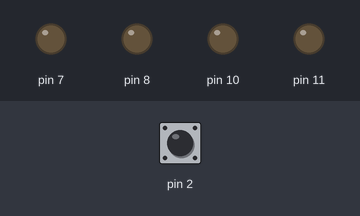
Bench run of a sketch on a simulated Arduino Uno, built with avr-gcc and run on an emulated ATmega328P. Shown: output pins drawn as LEDs (lit = HIGH). Inputs (shaded band) come from the test bench; at power-on: pin 2 HIGH.

Above: at 2.8 s.
2.9 s: pin 2 pulled LOW for 1.2 s
At 3.8 s:
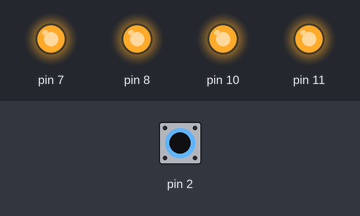
6.5 s: pin 2 pulled LOW for 3.2 s
At 10.4 s:
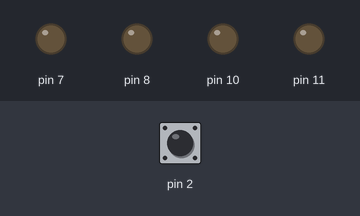
Timing chart, 0 to 11.9 s (numbered marks = the images above; inputs shaded):
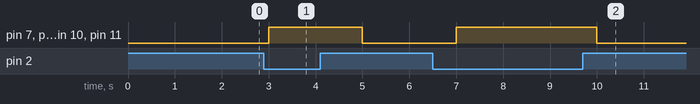

Measured:
- after the input at 2.9 s, pin 7, pin 8, pin 10, pin 11: LOW → HIGH after 0.10 s, → LOW 2.0 s later
- after the input at 6.5 s, pin 7, pin 8, pin 10, pin 11: LOW → HIGH after 0.50 s, → LOW 3.0 s later

The sketch:

OvkVarsHWTest.ino
```cpp
/*
 * Projekt: Overkørsel st. enkeltsporet strækning
 * Produkt: Varslingsanlæg faste tider
 * Version: 0.1
 * Type: Program
 * Programmeret af: Jan Birch
 * Opdateret: 08-04-2021
 * Noter: Programmet bliver brugt til at teste at hardware er monteret korrekt
 * Se koncept og specifikation for en detaljeret beskrivelse af programmet, formål og anvendelse.
 */

// Opsætning af konstanter og specifikationer

// Arduino pins
struct {
  const int ManuelKnap = 2;
  const int OUSignAB = 7;
  const int OUSignBA = 8;
  const int VejKlokker = 10;
  const int VejLys = 11;
} ardPin;

// Manuel knap
  int manButtonValue = 0;
  boolean wasHigh = false;

void setup() {
  // put your setup code here, to run once:
  pinMode(ardPin.ManuelKnap, INPUT_PULLUP);
  pinMode(ardPin.OUSignAB, OUTPUT);
  pinMode(ardPin.OUSignBA, OUTPUT);
  pinMode(ardPin.VejKlokker, OUTPUT);
  pinMode(ardPin.VejLys, OUTPUT);
}

void loop() {
  // put your main code here, to run repeatedly:
  manButtonValue = digitalRead(ardPin.ManuelKnap);
  if (manButtonValue == LOW) {
    digitalWrite(ardPin.OUSignAB, HIGH);
    digitalWrite(ardPin.OUSignBA, HIGH);
    digitalWrite(ardPin.VejKlokker, HIGH);
    digitalWrite(ardPin.VejLys, HIGH);
    wasHigh = true;
  }
  delay(1000);
  if (wasHigh == true) {
    digitalWrite(ardPin.OUSignAB, LOW);
    digitalWrite(ardPin.OUSignBA, LOW);
    digitalWrite(ardPin.VejKlokker, LOW);
    digitalWrite(ardPin.VejLys, LOW);
    wasHigh = false;
  }
}
```
